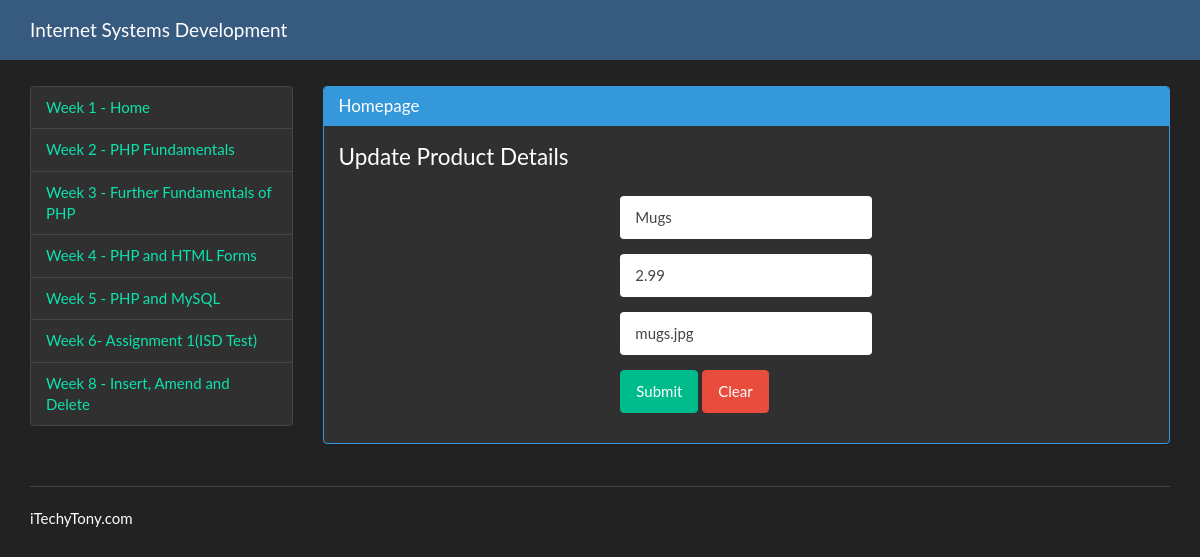
The page /amend_product.php?id=2 on the database its author committed.
### tables this page shows
CREATE TABLE `testproducts` (
  `ProductID` int(8) NOT NULL AUTO_INCREMENT,
  `ProductName` varchar(50) NOT NULL,
  `ProductPrice` float NOT NULL,
  `ImageName` varchar(15) NOT NULL,
  PRIMARY KEY (`ProductID`)
);

### amend_product.php (the view, shortened to what this page needs)
<?php require_once 'config/init.php'; ?>
<!DOCTYPE html>
<html lang="en">
  <head>
<?php require_once 'head.php'; ?>
  </head>
  <body>
    <?php include'navbar.php'; ?>
 <div class="container">
<br><br><br><br>
  <div class="row">
       <div class="col-lg-3">
           <?php require_once'leftnav.php'; ?>
            </div>
  <div class="col-lg-9">
         <div class="panel panel-info">
  <div class="panel-heading">
    <h3 class="panel-title">Homepage</h3>
  </div>
  <div class="panel-body">
      <?php
      $AmendID=$_GET['id'];
      $sql ="SELECT * FROM testproducts WHERE ProductID='$AmendID'";
      $result = $dbh->query($sql);
      $row = $result->fetch(PDO::FETCH_ASSOC);
      ?>
      <form class = "form-horizontal" method="post" action="amend_product.php">
          <fieldset>
              <legend>Update Product Details</legend>
              <div class = "form-group">
                  <label class = "col-md-4 control-label" for = "product_name"></label>
                  <div class = "col-md-4">
                      <input id = "product_name" name = "product_name" type = "text" placeholder = "Product Name" class = "form-control input-md" value="<?php echo $row["ProductName"]; ?>">
                  </div>
              </div>
              <div class = "form-group">
                  <label class = "col-md-4 control-label" for = "product_price"></label>
                  <div class = "col-md-4">
                      <input id = "product_price" name = "product_price" type = "text" placeholder = "Product Price" class = "form-control input-md" required = "" value="<?php echo $row['ProductPrice']; ?>">
                  </div>
              </div>
              <div class = "form-group">
                  <label class = "col-md-4 control-label" for = "image_name"></label>
                  <div class = "col-md-4">
                      <input id = "image_name" name = "image_name" type = "text" placeholder = "Image Name" class = "form-control input-md" required = "" value="<?php echo $row["ImageName"]; ?>">
                  </div>
              </div>
              <div class = "form-group">
                  <label class = "col-md-4 control-label" for = "btnSuccess"></label>
                  <div class = "col-md-8">
                      <button id = "btnSuccess" type="submit" name = "btnSuccess" class = "btn btn-success">Submit</button>
                      <button id = "btnClear" type="reset" name = "btnClear" class = "btn btn-danger">Clear</button>
                  </div>
              </div>
          </fieldset>
      </form>
  </div>
</div>
          </div>
</div>
<?php include_once'footer.php'; ?>
    </div>
  </body>
</html>

### rows shown on the page
testproducts: product_name "Mugs", product_price "2.99", image_name "mugs.jpg"
